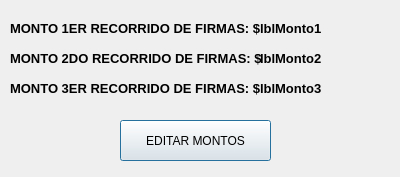
<?xml version="1.0" encoding="UTF-8"?>
<ui version="4.0">
 <class>ventanaMontosAprobacion</class>
 <widget class="QDialog" name="ventanaMontosAprobacion">
  <property name="geometry">
   <rect>
    <x>0</x>
    <y>0</y>
    <width>400</width>
    <height>177</height>
   </rect>
  </property>
  <property name="windowTitle">
   <string>Montos de Aprobacion</string>
  </property>
  <widget class="QLabel" name="label">
   <property name="geometry">
    <rect>
     <x>10</x>
     <y>20</y>
     <width>251</width>
     <height>16</height>
    </rect>
   </property>
   <property name="font">
    <font>
     <pointsize>10</pointsize>
     <bold>true</bold>
    </font>
   </property>
   <property name="text">
    <string>MONTO 1ER RECORRIDO DE FIRMAS: $</string>
   </property>
  </widget>
  <widget class="QLabel" name="label_2">
   <property name="geometry">
    <rect>
     <x>10</x>
     <y>50</y>
     <width>251</width>
     <height>16</height>
    </rect>
   </property>
   <property name="font">
    <font>
     <pointsize>10</pointsize>
     <bold>true</bold>
    </font>
   </property>
   <property name="text">
    <string>MONTO 2DO RECORRIDO DE FIRMAS: $</string>
   </property>
  </widget>
  <widget class="QLabel" name="label_3">
   <property name="geometry">
    <rect>
     <x>10</x>
     <y>80</y>
     <width>251</width>
     <height>16</height>
    </rect>
   </property>
   <property name="font">
    <font>
     <pointsize>10</pointsize>
     <bold>true</bold>
    </font>
   </property>
   <property name="text">
    <string>MONTO 3ER RECORRIDO DE FIRMAS: $</string>
   </property>
  </widget>
  <widget class="QLabel" name="lblMonto1">
   <property name="geometry">
    <rect>
     <x>260</x>
     <y>20</y>
     <width>131</width>
     <height>16</height>
    </rect>
   </property>
   <property name="font">
    <font>
     <pointsize>10</pointsize>
     <bold>true</bold>
    </font>
   </property>
   <property name="text">
    <string>lblMonto1</string>
   </property>
  </widget>
  <widget class="QLabel" name="lblMonto2">
   <property name="geometry">
    <rect>
     <x>260</x>
     <y>50</y>
     <width>131</width>
     <height>16</height>
    </rect>
   </property>
   <property name="font">
    <font>
     <pointsize>10</pointsize>
     <bold>true</bold>
    </font>
   </property>
   <property name="text">
    <string>lblMonto2</string>
   </property>
  </widget>
  <widget class="QLabel" name="lblMonto3">
   <property name="geometry">
    <rect>
     <x>260</x>
     <y>80</y>
     <width>131</width>
     <height>16</height>
    </rect>
   </property>
   <property name="font">
    <font>
     <pointsize>10</pointsize>
     <bold>true</bold>
    </font>
   </property>
   <property name="text">
    <string>lblMonto3</string>
   </property>
  </widget>
  <widget class="QPushButton" name="btnEditarMontos">
   <property name="geometry">
    <rect>
     <x>120</x>
     <y>120</y>
     <width>151</width>
     <height>41</height>
    </rect>
   </property>
   <property name="text">
    <string>EDITAR MONTOS</string>
   </property>
  </widget>
 </widget>
 <resources/>
 <connections/>
</ui>
